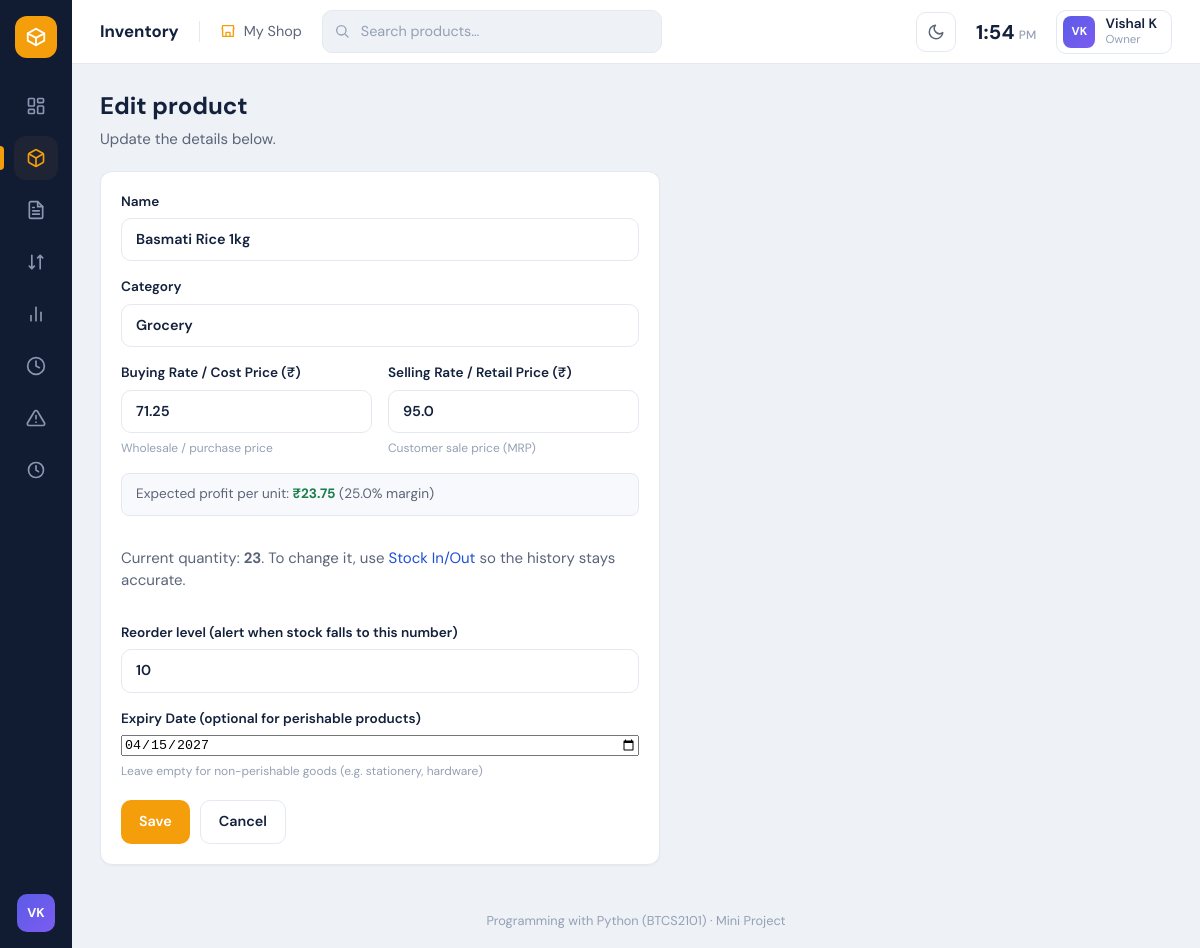
/products/1/edit, run on the app's committed database.
### tables this page shows
CREATE TABLE products (
                    id            INTEGER PRIMARY KEY AUTOINCREMENT,
                    name          TEXT    NOT NULL UNIQUE,
                    category      TEXT    NOT NULL DEFAULT 'General',
                    price         REAL    NOT NULL DEFAULT 0,
                    quantity      INTEGER NOT NULL DEFAULT 0,
                    reorder_level INTEGER NOT NULL DEFAULT 5,
                    created_at    TEXT    NOT NULL
                , cost_price REAL NOT NULL DEFAULT 0, expiry_date TEXT DEFAULT '');

### app.py (the view, shortened to what this page needs)
@app.route("/products/<int:product_id>/edit", methods=["GET", "POST"])
def edit_product(product_id):
    try:
        product = manager.get_product(product_id)
    except InventoryError as err:
        flash(str(err), "error")
        return redirect(url_for("products"))
    return render_template("product_form.html", product=product, editing=True)

### inventory.py (called while the page is built)
    def _connect(self):
        conn = sqlite3.connect(self.db_path)
        conn.row_factory = sqlite3.Row          # rows behave like dictionaries
        conn.execute("PRAGMA foreign_keys = ON")
        return conn

    def get_product(self, product_id):
        conn = self._connect()
        try:
            row = conn.execute(
                "SELECT * FROM products WHERE id = ?", (product_id,)
            ).fetchone()
        finally:
            conn.close()
        if row is None:
            raise NotFoundError("That product does not exist.")
        return dict(row)

### templates/product_form.html (shortened to what this page needs)
{% extends "base.html" %}
{% block content %}
<h1>{{ 'Edit product' if editing else 'Add product' }}</h1>
<p class="subtitle">{{ 'Update the details below.' if editing else 'Fill in the details of the new product.' }}</p>
<form method="post" class="panel form">
  <label>Name
    <input type="text" name="name" required maxlength="80" value="{{ product.get('name', '') }}">
  </label>
  <label>Category
    <input type="text" name="category" placeholder="e.g. Grocery, Stationery" value="{{ product.get('category', '') }}">
  </label>
  <div style="display:grid; grid-template-columns: 1fr 1fr; gap:16px;">
    <label>Buying Rate / Cost Price (₹)
      <input type="number" id="cost_price" name="cost_price" step="0.01" min="0" required placeholder="What you pay per unit" value="{{ product.get('cost_price', '') }}">
      <small class="hint" style="color:var(--ink-faint); font-weight:normal; font-size:0.75rem;">Wholesale / purchase price</small>
    </label>
    <label>Selling Rate / Retail Price (₹)
      <input type="number" id="price" name="price" step="0.01" min="0" required placeholder="What you charge per unit" value="{{ product.get('price', '') }}">
      <small class="hint" style="color:var(--ink-faint); font-weight:normal; font-size:0.75rem;">Customer sale price (MRP)</small>
    </label>
  </div>
  <div id="margin-calc" style="padding:10px 14px; background:var(--surface-2); border-radius:8px; border:1px solid var(--border); font-size:0.85rem; color:var(--ink-soft);">
    Expected profit per unit: <strong id="unit-profit" style="color:var(--green);">₹0.00</strong> (<span id="unit-margin">0%</span> margin)
  </div>
  {% if not editing %}
  <label>Opening quantity
    <input type="number" name="quantity" min="0" required value="{{ product.get('quantity', 0) }}">
  </label>
  {% else %}
  <p class="muted">Current quantity: <strong>{{ product.quantity }}</strong>. To change it, use <a href="{{ url_for('stock', product_id=product.id) }}">Stock In/Out</a> so the history stays accurate.</p>
  {% endif %}
  <label>Reorder level (alert when stock falls to this number)
    <input type="number" name="reorder_level" min="0" required value="{{ product.get('reorder_level', 5) }}">
  </label>
  <label>Expiry Date (optional for perishable products)
    <input type="date" name="expiry_date" value="{{ product.get('expiry_date', '') }}">
    <small class="hint" style="color:var(--ink-faint); font-weight:normal; font-size:0.75rem;">Leave empty for non-perishable goods (e.g. stationery, hardware)</small>
  </label>
  <div class="actions">
    <button class="btn" type="submit">Save</button>
    <a class="btn ghost" href="{{ url_for('products') }}">Cancel</a>
  </div>
</form>
{% endblock %}

### static/style.css (style rules this page uses)
:root { --sidebar: #111c33; --sidebar-hover: #1c2a47; --bg: #eef1f6; --surface: #ffffff; --border: #e4e8f0; --surface-2: #f8f9fc; --hover: #f4f6fa; --track: #e9edf5; --code-bg: #f4f6fa; --nav-active: #1e2433; --ink: #14213d; --ink-soft: #5b6578; --ink-faint: #94a0b4; --accent: #f59e0b; --accent-dark: #d98506; --green: #1a7f4b; --green-bg: #dcf5e6; --orange: #c2610a; --orange-bg: #fdebd3; --red: #c0262d; --red-bg: #fde3e3; --blue: #1f4fd8; --t-yellow: #fdf0c8; --t-pink: #fbdcec; --t-green: #d6f5e3; --t-blue: #dde6fb; --t-red: #fbdcdc; --t-grey: #e8ecf3; color-scheme: light; --radius: 12px; --shadow: 0 1px 2px rgba(20, 33, 61, .04); }
* { box-sizing: border-box; }
body { margin: 0; font-family: "DM Sans", "Segoe UI", system-ui, -apple-system, sans-serif; background: var(--bg); color: var(--ink); font-size: 15px; line-height: 1.5; }
a { color: var(--blue); text-decoration: none; }
h1 { margin: 0 0 4px; font-size: 1.5rem; }
.subtitle { color: var(--ink-soft); margin: 0 0 20px; }
.muted { color: var(--ink-soft); }
.panel { background: var(--surface); border: 1px solid var(--border); border-radius: var(--radius); box-shadow: var(--shadow); padding: 20px; margin-bottom: 20px; }
.btn { display: inline-flex; align-items: center; gap: 6px; background: var(--accent); color: #fff; border: 0; border-radius: 10px; padding: 10px 18px; font: inherit; font-weight: 600; font-size: .9rem; cursor: pointer; }
.btn.ghost { background: var(--surface); color: var(--ink); border: 1px solid var(--border); }
input[type=text], input[type=number], input[type=search], select, input[type=file] { font: inherit; font-size: .9rem; color: var(--ink); background: var(--surface); border: 1px solid var(--border); border-radius: 10px; padding: 10px 14px; }
input::placeholder { color: var(--ink-faint); }
.form { max-width: 560px; display: flex; flex-direction: column; gap: 16px; }
.form label { display: flex; flex-direction: column; gap: 6px; font-weight: 600; font-size: .85rem; }
.form .actions { display: flex; gap: 10px; margin-top: 4px; }
body, .topbar, .panel, .stat, .user-chip, .btn, input, select, thead th, tbody td { transition: background-color .2s, color .2s, border-color .2s; }

### data on the page
products: name "Basmati Rice 1kg", category "Grocery", cost_price "71.25", price "95.0", quantity "23", expiry_date "04/15/2027"

### other printed values
{{ USER_NAME[:1]|upper }} "V"
{{ SHOP_NAME }} "My Shop"
{{ USER_NAME }} "Vishal K"
{{ USER_ROLE }} "Owner"
{{ 'Edit product' if editing else 'Add product' }} "Edit product"
